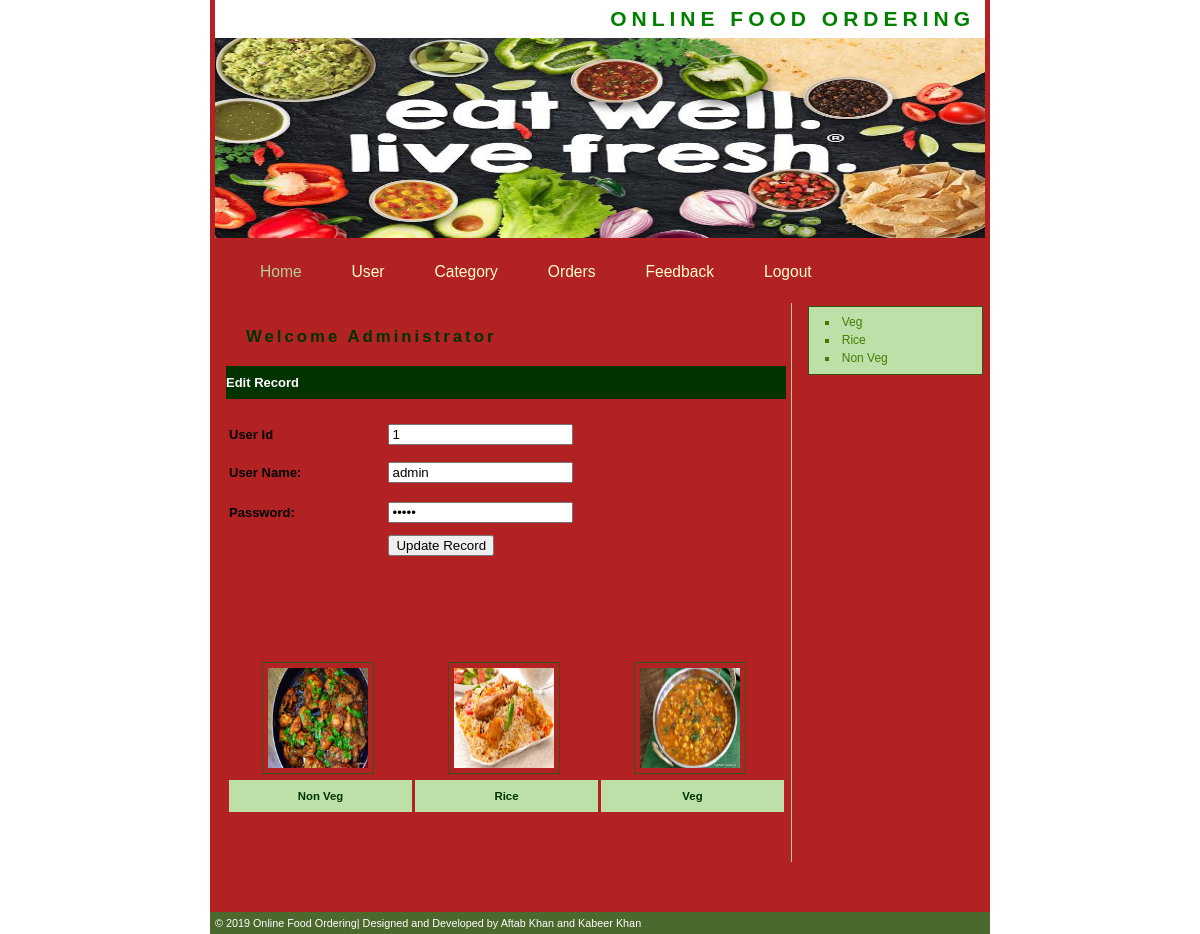
Page /Admin/EditUser.php?AdminId=1 on the committed database.
### tables this page shows
CREATE TABLE IF NOT EXISTS `admin_master` (
  `AdminId` int(11) NOT NULL AUTO_INCREMENT,
  `UserName` varchar(20) NOT NULL,
  `Password` varchar(20) NOT NULL,
  PRIMARY KEY (`AdminId`)
);

CREATE TABLE IF NOT EXISTS `category_master` (
  `CategoryId` int(11) NOT NULL AUTO_INCREMENT,
  `CategoryName` varchar(20) NOT NULL,
  `Description` varchar(200) NOT NULL,
  `Image` varchar(100) NOT NULL,
  PRIMARY KEY (`CategoryId`)
);

### Admin/EditUser.php (the view, shortened to what this page needs)
<!DOCTYPE html PUBLIC "-//W3C//DTD XHTML 1.0 Transitional//EN" "http://www.w3.org/TR/xhtml1/DTD/xhtml1-transitional.dtd">
<html xmlns="http://www.w3.org/1999/xhtml">
<head>
<link href="style.css" rel="stylesheet" type="text/css" />
<link href="../SpryAssets/SpryValidationTextField.css" rel="stylesheet" type="text/css" />
</head>
<body>
<div id="wrapper">
  <?php
  include "Header.php";
  ?>
  <div id="content">
    <h2><span style="color:#003300"> Welcome Administrator </span></h2>
    <table width="100%" height="209" border="0" cellpadding="0" cellspacing="0">
      <tr>
        <td height="33" bgcolor="#003300"><span class="style10 style11 style12">Edit Record</span></td>
      </tr>
      <tr>
        <td><?php
$Id=$_GET['AdminId'];
$con = mysql_connect("localhost","root");
$sql = "select * from Admin_Master where AdminId=".$Id."";
$result = mysql_query($sql,$con);
while($row = mysql_fetch_array($result))
{
$Id=$row['AdminId'];
$Name=$row['UserName'];
$Password=$row['Password'];
}
?>
            <form method="post" action="UpdateUser.php">
              <table width="100%" border="0">
                <tr>
                  <td height="32"><span class="style8">User Id</span></td>
                  <td><span id="sprytextfield1">
                    <label>
                    <input name="txtUserId" type="text" id="txtUserId" value="<?php echo $Id;?>" />
                    </label>
                    <span class="textfieldRequiredMsg">A value is required.</span></span></td>
                </tr>
                <tr>
                  <td height="36"><span class="style8">User Name:</span></td>
                  <td><span id="sprytextfield2">
                    <label>
                    <input name="txtUserName" type="text" id="txtUserName" value="<?php echo $Name;?>" />
                    </label>
                    <span class="textfieldRequiredMsg">A value is required.</span></span></td>
                </tr>
                <tr>
                  <td height="36"><span class="style8">Password:</span></td>
                  <td><span id="sprytextfield3">
                    <label>
                    <input name="txtPass" type="password" id="txtPass" value="<?php echo $Password;?>" />
                    </label>
                    <span class="textfieldRequiredMsg">A value is required.</span></span></td>
                </tr>
                <tr>
                  <td></td>
                  <td><input type="submit" name="submit" value="Update Record" /></td>
                </tr>
</table>
            </form>
            </td>
      </tr>
    </table>
    <p align="justify">&nbsp;</p>
    <?php
      include "categoryList.php";
      ?>
    <p>&nbsp;</p>
  </div>
 <?php
 include "Right.php";
 ?>
   <?php
 include "Footer.php";
 ?>
</div>
</body>
</html>

### Admin/Right.php (shortened to what this page needs)
<div id="right-col">
    <div class="scroll">
       <ul class="side">
           <?php
$con = mysql_connect("localhost","root");
$sql = "select * from Category_Master";
$result = mysql_query($sql,$con);
while($row = mysql_fetch_array($result))
{
$Id=$row['CategoryId'];
$CategoryName=$row['CategoryName'];
?>
     <li><a href="Products.php?CategoryId=<?php echo $Id;?>"><?php echo $CategoryName;?></a></li>
    <?php
	}
?>
    </ul>
  </div>
</div>

### Admin/style.css (style rules this page uses)
body { margin : 0; padding : 0; text-align : left; font : 75% "Trebuchet MS", verdana, arial, sans-serif; line-height : 1.5em; background : url(img/banner1.jpg); }
#wrapper { position : relative; width : 780px; margin-right : auto; margin-left : auto; padding : 0; border : 0px solid green; background: #B22222; }
#content { width : 560px; float : left; margin-top : 0; margin-left : 11px; padding : 5px; border-right : 1px solid #b2d094; }
#content p { padding : 0 20px; }
#right-col { width : 175px; margin : 5px 0 0 590px; border-left : 1px none #28460a; padding : 3px; }
div.scroll { height : auto; width : 160px; padding : 1ex; margin : 0 0 30px 5px; border : 1px solid #345411; background : #BCE0A8; color : #000; }
h2 { margin : 20px; font-size : 140%; letter-spacing : 3px; background : inherit; color : green; }
a:link, a:visited { text-decoration : none; background : inherit; color : #457C05; }
ul.side { list-style-type : square; padding : 0; margin : 0; background : inherit; color : #457C05; }
.side li { padding-left : 0.2em; margin-left : 2em; }

### Admin/EditUser.php (style rules this page uses)
.style10 { font-family: Verdana, Arial, Helvetica, sans-serif; font-size: small; font-weight: bold; color: #FFFFFF; }
.style11 { color: #192666 }
.style8 { font-family: Verdana, Arial, Helvetica, sans-serif; font-size: small; font-weight: bold; }

### rows in the picture
admin_master: txtUserId "1", txtUserName "admin"
category_master: CategoryName "Veg"
category_master: CategoryName "Rice"
category_master: CategoryName "Non Veg"
